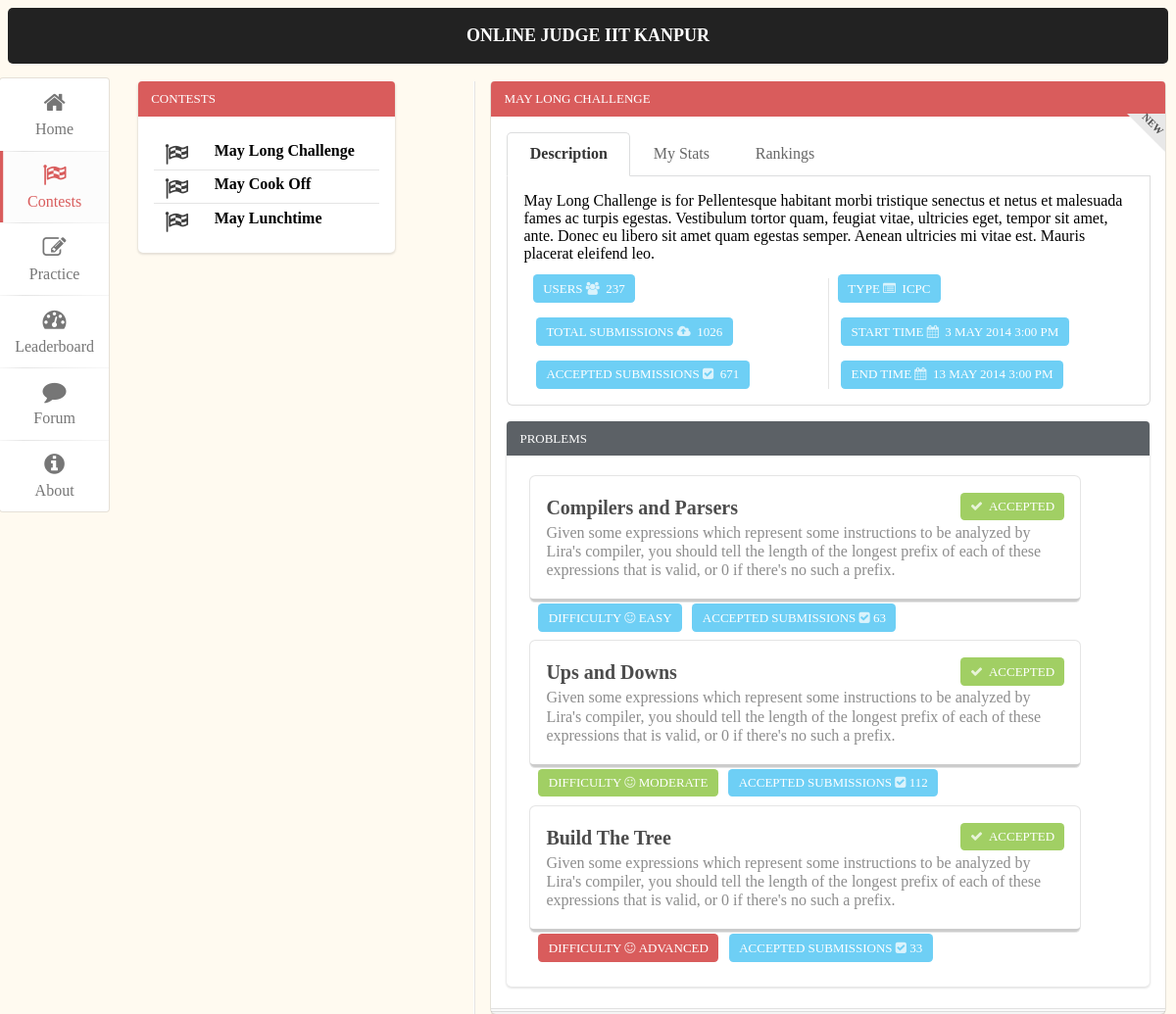
The app's page /onj/index.php with its own data.
### tables this page shows
CREATE TABLE IF NOT EXISTS `contests` (
  `id` int(11) NOT NULL AUTO_INCREMENT,
  `contest_id` text NOT NULL,
  `contest_name` text NOT NULL,
  `contest_type` text NOT NULL,
  `start_time` int(11) NOT NULL,
  `end_time` int(11) NOT NULL,
  `contest_desc` text NOT NULL,
  `contests_admins` text NOT NULL,
  PRIMARY KEY (`id`)
);

CREATE TABLE IF NOT EXISTS `problems` (
  `id` int(11) NOT NULL AUTO_INCREMENT,
  `problem_id` text NOT NULL,
  `problem_name` text NOT NULL,
  `contest_id` text NOT NULL,
  `contest_name` text NOT NULL,
  `problem_statement` text NOT NULL,
  `short_desc` text NOT NULL,
  `input_desc` text NOT NULL,
  `output_desc` text NOT NULL,
  `constraints` text NOT NULL,
  `sample_input` text NOT NULL,
  `sample_output` text NOT NULL,
  `total_submissions` int(11) NOT NULL,
  `accepted_submissions` int(11) NOT NULL,
  `time_limit` int(11) NOT NULL,
  `memory_limit` int(11) NOT NULL,
  `difficulty` int(11) NOT NULL,
  `author` text NOT NULL,
  PRIMARY KEY (`id`)
);

### onj/application/controllers/contests.php (called while the page is built, shortened)
<?php
class Contests extends CI_Controller {
    public function index(){
          $this->contests();
    }
    public function contests(){
            $data['title']="Contests";
            $data['active']="Contests";
        $this->load->view('header',$data);
        $this->load->view('body_nav',$data);
         $this->load->model("contests_model");
         $data['contests_short_list']= $this->contests_model->get_all_contests_name_and_id();
        $this->load->view('contests_list',$data);
        $contest_id = $this->uri->segment(3);
       if($contest_id=="")
        foreach ($data['contests_short_list'] as $r) {
            $contest_id = $r->contest_id;
             break;
        }
        $contest_data['contest_details'] = $this->contests_model->get_contest_by_id($contest_id);
        $this->load->view('contests_main_top',$contest_data);
        $this->load->view('contests_main_details',$contest_data);
        $this->load->model("problems_model");
        $problem_data['problems_list'] = $this->problems_model->get_problems_by_contest_id($contest_id);
        $this->load->view('contests_problems',$problem_data);
    }
}
?>

### onj/index.php (called while the page is built, shortened)
<?php
require_once BASEPATH.'core/CodeIgniter.php';

### onj/application/models/contests_model.php (called while the page is built, shortened)
<?php
class Contests_model extends CI_Model{
	public function get_all_contests_name_and_id (){
		$q= $this->db->query("SELECT `contest_name` ,`contest_id`  FROM `contests` ORDER BY `id` DESC ");
		return $q->result();
	}
	public function get_contest_by_id($contest_id){
		if($contest_id=="")
			$q= $this->db->query("");
		else
		$q = $this->db->query("SELECT *  FROM `contests` WHERE `contest_id` = '".$contest_id."'");
		return $q->result();
	}
}
?>

### onj/application/models/problems_model.php (called while the page is built, shortened)
<?php
class Problems_model extends CI_Model{
	public function get_problems_by_contest_id($contest_id){
		$q=$this->db->query("SELECT `problem_id` , `problem_name` ,`short_desc`,`accepted_submissions`,`difficulty` FROM `problems` WHERE `contest_id` = '".$contest_id."' ORDER BY `difficulty`");
		return $q->result();
	}
}
?>

### onj/application/views/contests_problems.php (the view, shortened to what this page needs)
   <div class="ui raised segment">
                                  <div class="ui black top attached label">Problems</div>
                                  <?php
                                  foreach ($problems_list as $pl) {
                                    switch($pl->difficulty)
                                    {
                                      case '1':$diffi = "Easy";     $color="blue";   break;
                                      case '2':$diffi = "Moderate"; $color="green";  break;
                                      case '3':$diffi = "Advanced"; $color="red" ;   break;
                                    }
                                    echo '<div class="ui items">' ;
                                    echo '<div class="item" onclick="open_problem(\''.$pl->problem_id.'\',\''.base_url().'\');">' ;
                                    echo '<div class="content">' ;
                                    echo '<div class="meta"><div class="ui green label"><i class="checkmark icon"></i> Accepted</div></div>' ;
                                    echo ' <div class="name">'.$pl->problem_name.'</div>' ;
                                    echo '<p class="description">'.$pl->short_desc.'</p>' ;
                                    echo '  </div>' ;
                                    echo '<div class="extra">' ;
                                    echo '<div class="ui '.$color.' label">Difficulty <i class="smile icon"></i>'.$diffi.'</div>' ;
                                    echo ' <div class="ui blue label">Accepted Submissions <i class="checkmark sign icon"></i>'.$pl->accepted_submissions.'</div>' ;
                                    echo '</div></div><br><br>' ;
                                  }
                                  ?>
                                  </div>
                            </div>
                         </div>
                      </div>
                      </div>
             </div>
        </div>
</body>
</head>

### onj/application/views/header.php (shortened to what this page needs)
<!doctype html>
<html>
    <head>
        <link type="text/css" href="<?php echo base_url(); ?>styles/css/semantic.css" rel="stylesheet" />
        <link type="text/css" href="<?php echo base_url();?>styles/css/styles.css" rel="stylesheet" />
    </head>

### onj/application/views/body_nav.php
<body>
                <div class="ui inverted center aligned segment raised large custom-font">
                    ONLINE JUDGE IIT KANPUR
                </div>
          <div class="nav" >
            <div class="ui vertical labeled icon menu">
                    <a class="blue item <?php if ($active=="Home")echo "active";?>" href="<?php echo base_url();?>index.php/home">
                        <i class="home icon"></i>
                        Home
                    </a>
                    <a class="red item <?php if ($active=="Contests")echo "active";?>" href="<?php echo base_url();?>index.php/contests">
                        <i class="checkered flag icon"></i>
                       Contests
                    </a>
                    <a class="green item <?php if ($active=="Practice")echo "active";?>" href="<?php echo base_url();?>index.php/practice">
                        <i class="edit icon"></i>
                        Practice
                    </a>
                     <a class="teal item <?php if ($active=="Leaderboard")echo "active";?>" href="<?php echo base_url();?>index.php/leaderboard">
                        <i class="dashboard icon"></i>
                        Leaderboard
                    </a>
                    <a class="purple item <?php if ($active=="Forum")echo "active";?>" href="<?php echo base_url();?>index.php/forum">
                        <i class="comment icon"></i>
                        Forum
                    </a>
                    <a class="orange item <?php if ($active=="About")echo "active";?>" href="<?php echo base_url();?>index.php/about">
                       <i class="info icon"></i>
                       About
                    </a>
            </div>
        </div>

### onj/application/views/contests_list.php
<div id="grid">
             <div class="ui horizontally divided grid">
                      <div class="two column row">
                        <div class="one wide column">
                            <div class="ui raised left aligned segment custom-width">
                            <div class="ui red top attached label">Contests</div>
                                <div class="ui divided list">
                                      <?php
                                          foreach ($contests_short_list as $short_list) {
                                            $name = $short_list->contest_name ;
                                            $contest_id = $short_list->contest_id ;
                                            echo '<div class="item">' ;
                                            echo ' <i class="checkered large flag icon"></i>' ;
                                            echo ' <div class="content">';
                                            echo '<a class="header" onclick="open_contest(\''.$contest_id.'\',\''.base_url().'\');" >'.$name.'</a><br>' ;
                                            echo '</div></div>' ;
                                          }
                                      ?>
                                </div>
                            </div>
                        </div>

### onj/application/views/contests_main_top.php
<div class="two wide column">
                           <div class="ui stacked segment">
                               <div class="ui red top attached label">
                                   <?php
                                   foreach ($contest_details as $detail) {
                                      echo $detail->contest_name ;
                                   }
                                   ?>
                               </div>
                               <div class="ui right corner label">
                               <div class="text">New</div>
                               </div>
                                        <br><br>
                                       <div class="ui top attached tabular menu">
                                       <a class="active item">
                                        Description
                                       </a>
                                       <a class="item">
                                           My Stats
                                       </a>
                                       <a class="item">
                                           Rankings
                                       </a>
                                       </div>

### onj/application/views/contests_main_details.php (shortened to what this page needs)
<?php
function get_date($idate){
  $time  = $idate%10000;
  $idate = ($idate - $idate%10000)/10000 ;
  $day   = $idate%100 ;
  $idate = ($idate - $idate%100)/100 ;
  $month = $idate%100 ;
  $idate = ($idate - $idate%100)/100 ;
  $year  = 2000+$idate ;
    if($time >1159)
      $time_suf = "PM" ;
     else
      $time_suf = "AM" ;
    if($time>1259)
      $time = $time-1200;
    $min = $time%100;
    $hr = ($time-$time%100)/100 ;
    if($min<10)
      $min = '0'.$min ;
    switch($month)
    {
      case '5' : $m="May" ; break;
    }
    $sdate = $day.' '.$m.' '.$year.' '.$hr.':'.$min.' '.$time_suf ;
    return $sdate ;
};
?>
   <div class="ui bottom attached segment">
                                        <?php
                                          foreach ($contest_details as $detail) {
                                          echo '<p>'.$detail->contest_desc.'</p>' ;
                                          }
                                        ?>
                                         <div class="ui two column divided grid">
                                            <div class="row">
                                                 <div class="column">
                                                      <div class="ui blue label">
                                                          Users <i class="users icon"></i> 237
                                                      </div>
                                                              <br><br>
                                                      <div class="ui blue label">
                                                           Total Submissions <i class="cloud upload icon"></i> 1026
                                                      </div>
                                                        <br><br>
                                                      <div class="ui blue label">
                                                          Accepted Submissions <i class="checkmark sign icon"></i> 671
                                                      </div>
                                                  </div>
                                                  <div class="column">
                                                        <div class="ui blue label">
                                                          Type <i class="browser icon"></i>
                                                          <?php
                                                          foreach ($contest_details as $detail) {
                                                            echo  $detail->contest_type ;
                                                           }
                                                          ?>
                                                      </div>  <br><br>
                                                        <div class="ui blue label">
                                                          Start Time <i class="calendar icon"></i>
                                                          <?php
                                                            foreach ($contest_details as $detail) {
                                                            $idate = $detail->start_time ;
                                                            $sdate = get_date($idate);
                                                            echo $sdate ;
                                                           }
                                                          ?>
                                                      </div> <br><br>
                                                      <div class="ui blue label">
                                                          End Time <i class="calendar icon"></i>
                                                          <?php
                                                            foreach ($contest_details as $detail) {
                                                            $idate = $detail->end_time ;
                                                            $sdate = get_date($idate);
                                                            echo $sdate ;
                                                           }
                                                          ?>
                                                      </div>
                                                  </div>
                                            </div>
                                         </div>
                                   </div>

### onj/styles/css/styles.css (style rules this page uses)
body,html { background-color : floralwhite ; overflow :auto; }
.nav { position:fixed; left:0; top:80px; }
.custom-font { font-weight: 800; font-size: large; }
#grid { position:absolute; left:125px; width:90%; overflow-y:auto; }
.custom-width { width : 80%; }
a { text-decoration: none; }

### records on screen
contests: contest_name "May Long Challenge", contest_name "MAY LONG CHALLENGE", contest_desc "May Long Challenge is for Pellentesque habitant morbi tristique senectus et netus et malesuada fames ac turpis egestas. Vestibulum tortor quam, feugiat vitae, ultricies eget, tempor sit amet, ante. Donec eu libero sit amet quam egestas semper. Aenean ultricies mi vitae est. Mauris placerat eleifend leo.", contest_type "ICPC", start_time "3 MAY 2014 3:00 PM", end_time "13 MAY 2014 3:00 PM"
contests: contest_name "May Cook Off"
contests: contest_name "May Lunchtime"
problems: problem_name "Compilers and Parsers", short_desc "Given some expressions which represent some instructions to be analyzed by Lira's compiler, you should tell the length of the longest prefix of each of these expressions that is valid, or 0 if there's no such a prefix.", difficulty "EASY", accepted_submissions "63"
problems: problem_name "Ups and Downs", short_desc "Given some expressions which represent some instructions to be analyzed by Lira's compiler, you should tell the length of the longest prefix of each of these expressions that is valid, or 0 if there's no such a prefix.", difficulty "MODERATE", accepted_submissions "112"
problems: problem_name "Build The Tree", short_desc "Given some expressions which represent some instructions to be analyzed by Lira's compiler, you should tell the length of the longest prefix of each of these expressions that is valid, or 0 if there's no such a prefix.", difficulty "ADVANCED", accepted_submissions "33"
